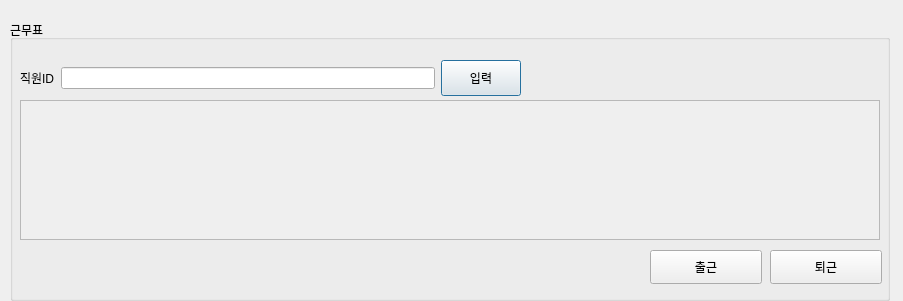
<?xml version="1.0" encoding="UTF-8"?>
<ui version="4.0">
 <class>Dialog</class>
 <widget class="QDialog" name="Dialog">
  <property name="geometry">
   <rect>
    <x>0</x>
    <y>0</y>
    <width>903</width>
    <height>301</height>
   </rect>
  </property>
  <property name="windowTitle">
   <string>Dialog</string>
  </property>
  <widget class="QGroupBox" name="groupBox">
   <property name="geometry">
    <rect>
     <x>10</x>
     <y>20</y>
     <width>880</width>
     <height>281</height>
    </rect>
   </property>
   <property name="title">
    <string>근무표</string>
   </property>
   <property name="flat">
    <bool>true</bool>
   </property>
   <widget class="QScrollArea" name="scrollArea_11">
    <property name="geometry">
     <rect>
      <x>10</x>
      <y>80</y>
      <width>860</width>
      <height>140</height>
     </rect>
    </property>
    <property name="widgetResizable">
     <bool>true</bool>
    </property>
    <widget class="QWidget" name="scrollAreaWidgetContents_11">
     <property name="geometry">
      <rect>
       <x>0</x>
       <y>0</y>
       <width>858</width>
       <height>138</height>
      </rect>
     </property>
     <widget class="QWidget" name="gridLayoutWidget_11">
      <property name="geometry">
       <rect>
        <x>0</x>
        <y>0</y>
        <width>861</width>
        <height>131</height>
       </rect>
      </property>
      <layout class="QGridLayout" name="gridLayout_11"/>
     </widget>
    </widget>
   </widget>
   <widget class="QWidget" name="horizontalLayoutWidget_11">
    <property name="geometry">
     <rect>
      <x>10</x>
      <y>40</y>
      <width>501</width>
      <height>36</height>
     </rect>
    </property>
    <layout class="QHBoxLayout" name="horizontalLayout_23">
     <item>
      <layout class="QVBoxLayout" name="verticalLayout_10">
       <item>
        <widget class="QLabel" name="label_9">
         <property name="enabled">
          <bool>true</bool>
         </property>
         <property name="text">
          <string>직원ID</string>
         </property>
        </widget>
       </item>
      </layout>
     </item>
     <item>
      <layout class="QVBoxLayout" name="verticalLayout_11">
       <item>
        <widget class="QLineEdit" name="lineEdit_14"/>
       </item>
      </layout>
     </item>
     <item>
      <widget class="QPushButton" name="pushButton_39">
       <property name="sizePolicy">
        <sizepolicy hsizetype="Minimum" vsizetype="MinimumExpanding">
         <horstretch>0</horstretch>
         <verstretch>0</verstretch>
        </sizepolicy>
       </property>
       <property name="text">
        <string>입력</string>
       </property>
      </widget>
     </item>
    </layout>
   </widget>
   <widget class="QPushButton" name="pushButton">
    <property name="geometry">
     <rect>
      <x>640</x>
      <y>230</y>
      <width>112</width>
      <height>34</height>
     </rect>
    </property>
    <property name="text">
     <string>출근</string>
    </property>
   </widget>
   <widget class="QPushButton" name="pushButton_2">
    <property name="geometry">
     <rect>
      <x>760</x>
      <y>230</y>
      <width>112</width>
      <height>34</height>
     </rect>
    </property>
    <property name="text">
     <string>퇴근</string>
    </property>
   </widget>
  </widget>
 </widget>
 <resources/>
 <connections/>
</ui>
